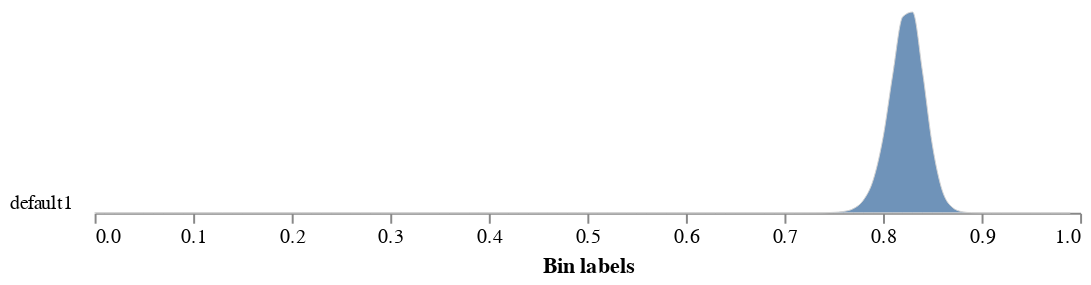

The notebook cell this image was saved under:
### Code cell
# Calculate and analyze PSII efficiency
if not ps.pam_dark is None:
  yii_global, yii_chart = pcv.analyze.yii(ps_da=ps.pam_dark, labeled_mask=mask, measurement_labels=["Fv/Fm"])
elif not ps.pam_light is None:
  yii_global, yii_chart = pcv.analyze.yii(ps_da=ps.pam_light, labeled_mask=mask, measurement_labels=["Fq'/Fm'"])

stats = {'min_yii': round(float(yii_global.min().values),2), 'mean_yii': round(float(yii_global.mean().values),2), 'max_yii': round(float(yii_global.max().values),2)}
stats

### Figure 1 — Vega-Lite specification as saved in the notebook (floating-point values rounded to 4 significant figures)
{"config": {"view": {"continuousWidth": 300, "continuousHeight": 300, "stroke": null}, "axis": {"grid": false}, "facet": {"columns": 1, "spacing": 0}, "title": {"anchor": "end"}}, "data": {"name": "data-a55d3d1d653f909cafbe89f5b1aea25e"}, "facet": {"field": "sample", "header": {"labelAngle": 0, "labelAlign": "left", "labelOrient": "left"}, "title": null, "type": "nominal"}, "spec": {"mark": {"type": "area", "fillOpacity": 0.8, "interpolate": "monotone", "stroke": "lightgray", "strokeWidth": 0.5}, "encoding": {"x": {"field": "label", "title": "Bin labels", "type": "quantitative"}, "y": {"axis": null, "field": "value", "scale": {"range": [10, -100]}, "type": "quantitative"}}, "height": 10, "width": 500}, "bounds": "flush", "$schema": "https://vega.github.io/schema/vega-lite/v5.8.0.json", "datasets": {"data-a55d3d1d653f909cafbe89f5b1aea25e": [{"sample": "default1", "value": 0.0, "label": 0.0}, {"sample": "default1", "value": 0.0, "label": 0.01}, {"sample": "default1", "value": 0.0, "label": 0.02}, {"sample": "default1", "value": 0.0, "label": 0.03}, {"sample": "default1", "value": 0.0, "label": 0.04}, {"sample": "default1", "value": 0.0, "label": 0.05}, {"sample": "default1", "value": 0.0, "label": 0.06}, {"sample": "default1", "value": 0.0, "label": 0.07}, {"sample": "default1", "value": 0.0, "label": 0.08}, {"sample": "default1", "value": 0.0, "label": 0.09}, {"sample": "default1", "value": 0.0, "label": 0.1}, {"sample": "default1", "value": 0.0, "label": 0.11}, {"sample": "default1", "value": 0.0, "label": 0.12}, {"sample": "default1", "value": 0.0, "label": 0.13}, {"sample": "default1", "value": 0.0, "label": 0.14}, {"sample": "default1", "value": 0.0, "label": 0.15}, {"sample": "default1", "value": 0.0, "label": 0.16}, {"sample": "default1", "value": 0.0, "label": 0.17}, {"sample": "default1", "value": 0.0, "label": 0.18}, {"sample": "default1", "value": 0.0, "label": 0.19}, {"sample": "default1", "value": 0.0, "label": 0.2}, {"sample": "default1", "value": 0.0, "label": 0.21}, {"sample": "default1", "value": 0.0, "label": 0.22}, {"sample": "default1", "value": 0.0, "label": 0.23}, {"sample": "default1", "value": 0.0, "label": 0.24}, {"sample": "default1", "value": 0.0, "label": 0.25}, {"sample": "default1", "value": 0.0, "label": 0.26}, {"sample": "default1", "value": 0.0, "label": 0.27}, {"sample": "default1", "value": 0.0, "label": 0.28}, {"sample": "default1", "value": 0.0, "label": 0.29}, {"sample": "default1", "value": 0.0, "label": 0.3}, {"sample": "default1", "value": 0.0, "label": 0.31}, {"sample": "default1", "value": 0.0, "label": 0.32}, {"sample": "default1", "value": 0.0, "label": 0.33}, {"sample": "default1", "value": 0.0, "label": 0.34}, {"sample": "default1", "value": 0.0, "label": 0.35}, {"sample": "default1", "value": 0.0, "label": 0.36}, {"sample": "default1", "value": 0.0, "label": 0.37}, {"sample": "default1", "value": 0.0, "label": 0.38}, {"sample": "default1", "value": 0.0, "label": 0.39}, {"sample": "default1", "value": 0.0, "label": 0.4}, {"sample": "default1", "value": 0.0, "label": 0.41}, {"sample": "default1", "value": 0.0, "label": 0.42}, {"sample": "default1", "value": 0.0, "label": 0.43}, {"sample": "default1", "value": 0.0, "label": 0.44}, {"sample": "default1", "value": 0.0, "label": 0.45}, {"sample": "default1", "value": 0.0, "label": 0.46}, {"sample": "default1", "value": 0.0, "label": 0.47}, {"sample": "default1", "value": 0.0, "label": 0.48}, {"sample": "default1", "value": 0.0, "label": 0.49}, {"sample": "default1", "value": 0.0, "label": 0.5}, {"sample": "default1", "value": 0.0, "label": 0.51}, {"sample": "default1", "value": 0.0, "label": 0.52}, {"sample": "default1", "value": 0.0, "label": 0.53}, {"sample": "default1", "value": 0.0, "label": 0.54}, {"sample": "default1", "value": 0.0, "label": 0.55}, {"sample": "default1", "value": 0.0, "label": 0.56}, {"sample": "default1", "value": 0.0, "label": 0.57}, {"sample": "default1", "value": 0.0, "label": 0.58}, {"sample": "default1", "value": 0.0, "label": 0.59}, {"sample": "default1", "value": 0.0, "label": 0.6}, {"sample": "default1", "value": 0.0, "label": 0.61}, {"sample": "default1", "value": 0.0, "label": 0.62}, {"sample": "default1", "value": 0.0, "label": 0.63}, {"sample": "default1", "value": 0.0, "label": 0.64}, {"sample": "default1", "value": 0.0, "label": 0.65}, {"sample": "default1", "value": 0.0, "label": 0.66}, {"sample": "default1", "value": 0.0, "label": 0.67}, {"sample": "default1", "value": 0.0, "label": 0.68}, {"sample": "default1", "value": 0.0004008, "label": 0.69}, {"sample": "default1", "value": 0.0, "label": 0.7}, {"sample": "default1", "value": 0.0004008, "label": 0.71}, {"sample": "default1", "value": 0.004008, "label": 0.72}, {"sample": "default1", "value": 0.004809, "label": 0.73}, {"sample": "default1", "value": 0.01202, "label": 0.74}, {"sample": "default1", "value": 0.05651, "label": 0.75}, {"sample": "default1", "value": 0.1571, "label": 0.76}, {"sample": "default1", "value": 0.4725, "label": 0.77}, {"sample": "default1", "value": 1.395, "label": 0.78}, {"sample": "default1", "value": 3.63, "label": 0.79}, {"sample": "default1", "value": 8.319, "label": 0.8}, {"sample": "default1", "value": 15.41, "label": 0.81}, {"sample": "default1", "value": 21.71, "label": 0.82}, {"sample": "default1", "value": 22.24, "label": 0.83}, {"sample": "default1", "value": 15.7, "label": 0.84}, {"sample": "default1", "value": 7.568, "label": 0.85}, {"sample": "default1", "value": 2.514, "label": 0.86}, {"sample": "default1", "value": 0.6457, "label": 0.87}, {"sample": "default1", "value": 0.1323, "label": 0.88}, {"sample": "default1", "value": 0.02084, "label": 0.89}, {"sample": "default1", "value": 0.004008, "label": 0.9}, {"sample": "default1", "value": 0.001202, "label": 0.91}, {"sample": "default1", "value": 0.0, "label": 0.92}, {"sample": "default1", "value": 0.0, "label": 0.93}, {"sample": "default1", "value": 0.0, "label": 0.94}, {"sample": "default1", "value": 0.0, "label": 0.95}, {"sample": "default1", "value": 0.0, "label": 0.96}, {"sample": "default1", "value": 0.0, "label": 0.97}, {"sample": "default1", "value": 0.0, "label": 0.98}, {"sample": "default1", "value": 0.0, "label": 0.99}]}}
